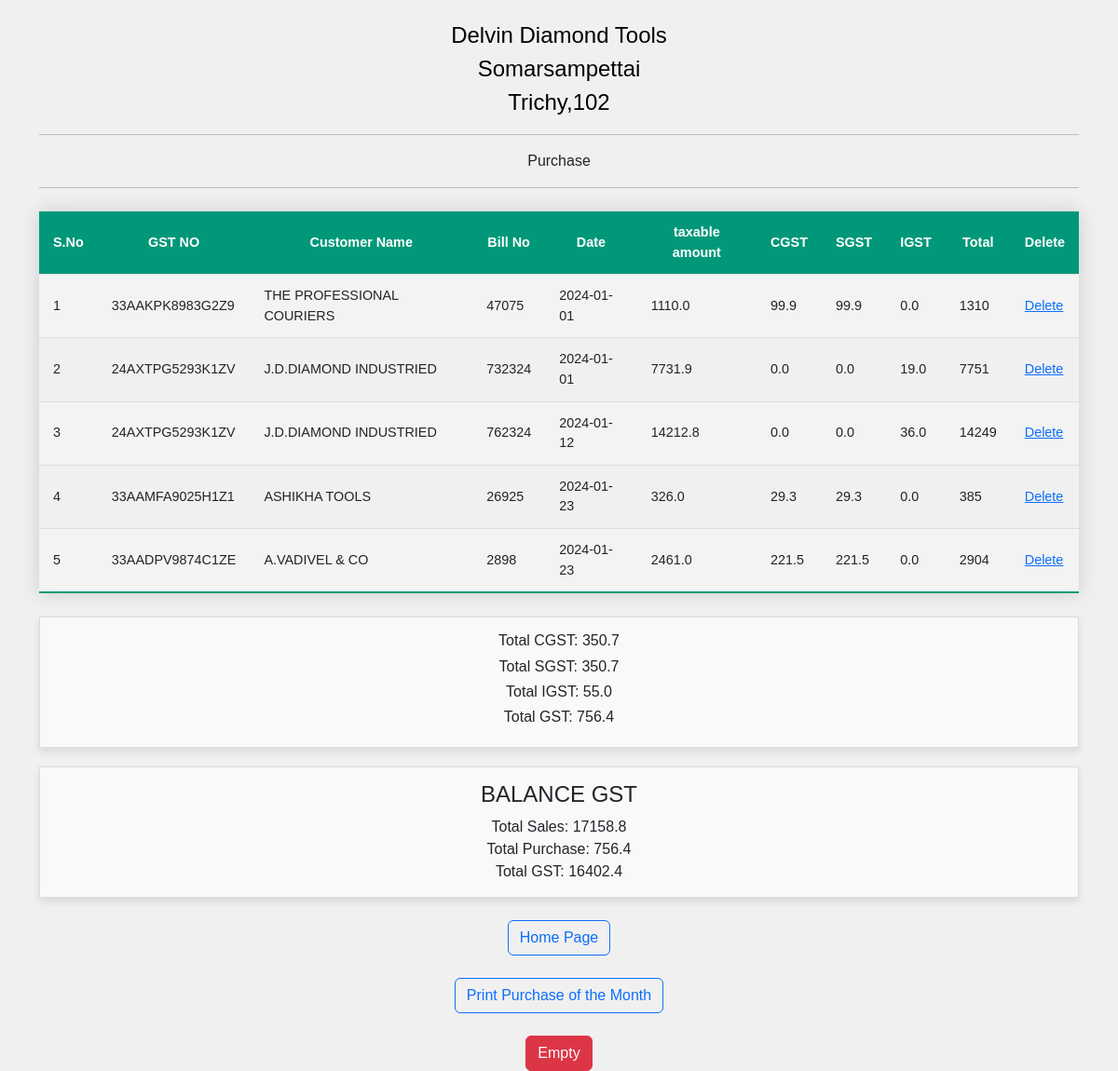
Before: /view1.php with the older database file.
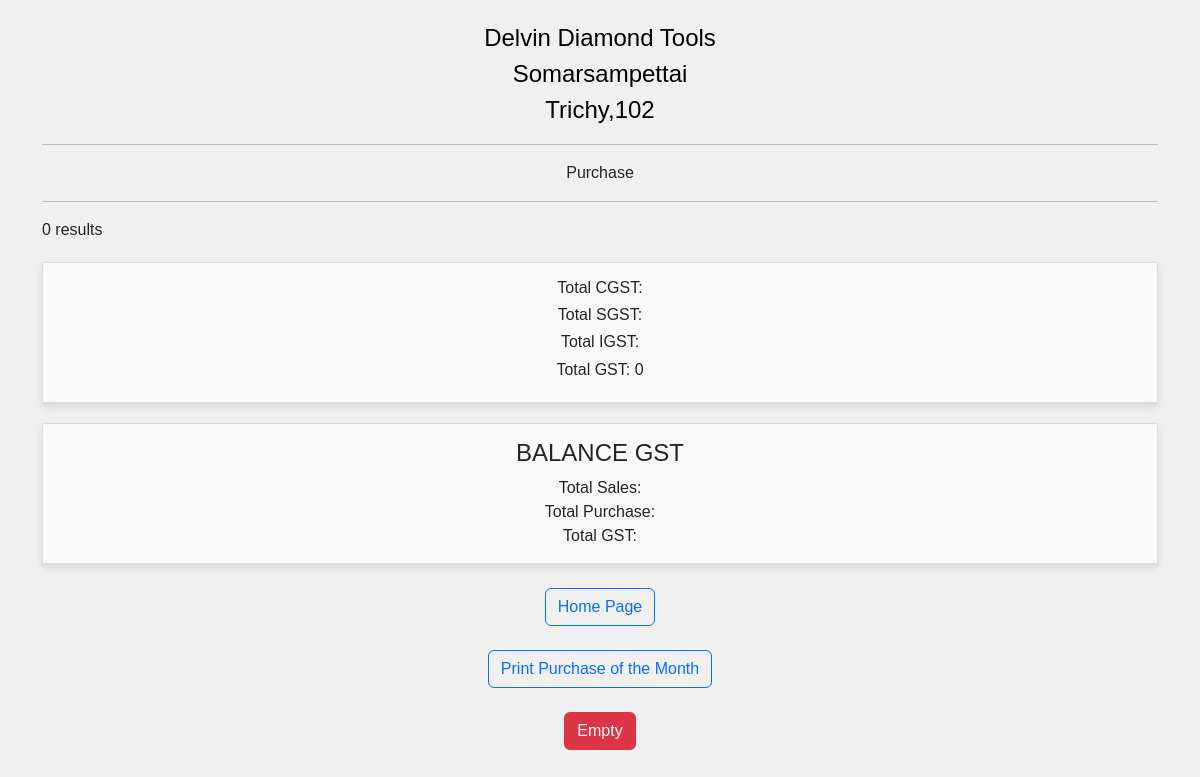
After: the same page with the newer database file.
### tables this page shows
CREATE TABLE `purchase` (
  `sno` int(11) NOT NULL,
  `GSTNO` varchar(15) NOT NULL,
  `cname` varchar(255) NOT NULL,
  `taxamt` decimal(11,1) NOT NULL,
  `cgst` decimal(11,1) NOT NULL,
  `sgst` decimal(11,1) NOT NULL,
  `igst` decimal(11,1) NOT NULL,
  `Total` int(11) NOT NULL,
  `date` varchar(25) NOT NULL,
  `bill` int(11) DEFAULT NULL
);

### public/view1.php (the view, shortened to what this page needs)
<!DOCTYPE html>
<html lang="en">
<head>
  <link href="https://cdn.jsdelivr.net/npm/bootstrap@5.3.3/dist/css/bootstrap.min.css" rel="stylesheet">
</head>
<body>
  <div class="container">
    <div class="row">
      <div class="col-xs-12">
        <font size="5" color="#000000">
          <center>Delvin Diamond Tools</center>
          <center>Somarsampettai</center>
          <center>Trichy,102</center>
        </font>
        <hr>
        <center>Purchase</center>
       <hr>
        <?php
        include("conn.php");
        $sql = "SELECT * FROM `purchase` ORDER BY `purchase`.`date` ASC";
        $result = $conn->query($sql);
        if ($result->num_rows > 0) {
          echo "<center><table><tr><th>S.No</th><th>GST NO</th><th>Customer Name</th><TH>Bill No</th><th>Date</th><th>taxable amount</th><th>CGST</th><th>SGST</th><th>IGST</th><th>Total</th><th>Delete</th></tr></center>";
          $s = 1;
          while($row = $result->fetch_assoc()) {
            $bill = $row["bill"];
            echo "<center><tr><td>".$s."</td><td>".$row["GSTNO"]."</td><td>".$row["cname"]."</td><td>".$row["bill"]."</td><td>".$row["date"]."</td><td>".$row["taxamt"]."</td><td>".$row["cgst"]."</td><td>".$row["sgst"]."</td><td>".$row["igst"]."</td><td>".$row["Total"]."</td><td> <a href='delete1.php?bill=".$bill."'>Delete</a>"."</td></tr></center>";
            $s++;
          }
        } else {
          echo "0 results<br>";
        }
        $sql_cgst = "SELECT SUM(cgst) AS total_cgst FROM purchase";
        $result_cgst = $conn->query($sql_cgst);
        $row_cgst = $result_cgst->fetch_assoc();
        $total_cgst = $row_cgst['total_cgst'];
        $sql_sgst = "SELECT SUM(sgst) AS total_sgst FROM purchase";
        $result_sgst = $conn->query($sql_sgst);
        $row_sgst = $result_sgst->fetch_assoc();
        $total_sgst = $row_sgst['total_sgst'];
        $sql_igst = "SELECT SUM(igst) AS total_igst FROM purchase";
        $result_igst = $conn->query($sql_igst);
        $row_igst = $result_igst->fetch_assoc();
        $total_igst = $row_igst['total_igst'];
        $total_gst = $total_cgst + $total_sgst + $total_igst;
        ?>
        <div class="totals-box">
          <h6>Total CGST: <?php echo $total_cgst; ?></h6>
          <h6>Total SGST: <?php echo $total_sgst; ?></h6>
          <h6>Total IGST: <?php echo $total_igst; ?></h6>
          <h6>Total GST: <?php echo $total_gst; ?></h6>
        </div>
        <?php
        echo "<div class='totals-box'>";
        echo "<h4>BALANCE GST</h5>";
        $sql_sales = "SELECT SUM(cgst) + SUM(igst) + SUM(cgst) AS total_sales FROM delvin";
        $result_sales = $conn->query($sql_sales);
        $row_sales = $result_sales->fetch_assoc();
        $total_sales = $row_sales['total_sales'];
        echo "Total Sales:  " . $total_sales . "<br>";
        $sql_purchase = "SELECT SUM(cgst) + SUM(igst) + SUM(cgst) AS total_purchase FROM purchase";
        $result_purchase = $conn->query($sql_purchase);
        $row_purchase = $result_purchase->fetch_assoc();
        $total_purchase = $row_purchase['total_purchase'];
        echo "Total Purchase:  " . $total_purchase . "<br>";
        $sql_balance_gst = "SELECT (SELECT (SUM(cgst) + SUM(cgst) + SUM(igst)) FROM delvin) - (SELECT (SUM(cgst) + SUM(cgst) + SUM(igst)) FROM purchase) AS result";
        $result_balance_gst = $conn->query($sql_balance_gst);
        $row_balance_gst = $result_balance_gst->fetch_assoc();
        $balance_gst = $row_balance_gst['result'];
        echo "Total GST: " . $balance_gst . "<br>";
        echo "</div>";
        ?>
      </div>
    </div>
  </div>
  <br>
  <center>
    <a href="index.php" class="btn btn-outline-primary">Home Page</a><br><br>
    <a href="printpurchase.php" class="btn btn-outline-primary">Print Purchase of the Month</a><br><br>
    <form action="empty_table.php" method="post">
        <button type="submit" class="btn btn-danger">Empty</button>
    </form>
  </center>
</body>
</html>

### public/view1.php (style rules this page uses)
body { font-family: Arial, sans-serif; background-color: #f0f0f0; }
.container { margin-top: 20px; }
.totals-box { border: 1px solid #ddd; background-color: #f9f9f9; padding: 15px; margin-top: 20px; text-align: center; box-shadow: 0 4px 8px rgba(0,0,0,0.1); }
table { width: 100%; border-collapse: collapse; margin: 25px 0; font-size: 0.9em; font-family: sans-serif; min-width: 400px; box-shadow: 0 0 20px rgba(0, 0, 0, 0.15); }
th, td { padding: 12px 15px; }
th { background-color: #009879; color: #ffffff; text-align: center; }
tr { border-bottom: 1px solid #dddddd; }
tr:nth-of-type(even) { background-color: #f3f3f3; }
tr:last-of-type { border-bottom: 2px solid #009879; }

Changed rows visible on the page:
removed purchase: GSTNO "33AAKPK8983G2Z9", cname "THE PROFESSIONAL COURIERS", bill "47075", date "2024-01-01", taxamt "1110.0", cgst "99.9", sgst "99.9", igst "0.0", Total "1310"
removed purchase: GSTNO "24AXTPG5293K1ZV", cname "J.D.DIAMOND INDUSTRIED", bill "732324", date "2024-01-01", taxamt "7731.9", cgst "0.0", sgst "0.0", igst "19.0", Total "7751"
removed purchase: GSTNO "24AXTPG5293K1ZV", cname "J.D.DIAMOND INDUSTRIED", bill "762324", date "2024-01-12", taxamt "14212.8", cgst "0.0", sgst "0.0", igst "36.0", Total "14249"
removed purchase: GSTNO "33AAMFA9025H1Z1", cname "ASHIKHA TOOLS", bill "26925", date "2024-01-23", taxamt "326.0", cgst "29.3", sgst "29.3", igst "0.0", Total "385"
removed purchase: GSTNO "33AADPV9874C1ZE", cname "A.VADIVEL & CO", bill "2898", date "2024-01-23", taxamt "2461.0", cgst "221.5", sgst "221.5", igst "0.0", Total "2904"
Other visible differences:
$total_gst: "756.4" → "0"
$total_cgst: "350.7" → (not shown)
$total_sgst: "350.7" → (not shown)
$total_igst: "55.0" → (not shown)
$total_sales: "17158.8" → (not shown)
$total_purchase: "756.4" → (not shown)
$balance_gst: "16402.4" → (not shown)
text no longer shown: "S.No GST NO Customer Name Bill No Date taxable amount CGST SGST IGST Total Delete"
text now shown: "0 results"
